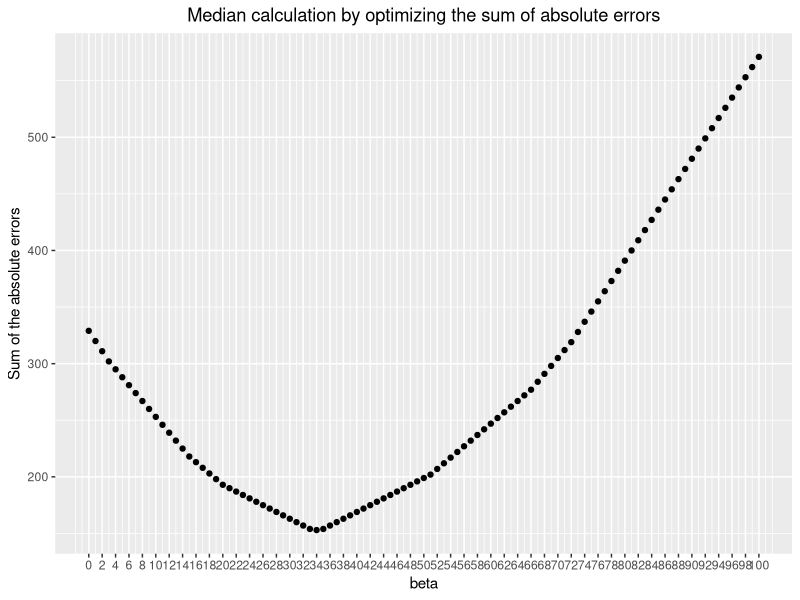

Source code (R):
# Name: Christian Peters

library(testthat)
library(ggplot2)
library(mvtnorm)

# No. 1)
# ======

#' Implementation of the quadratic interpolation optimization algorithm.
#' 
#' @param f     A function that is to be minimized.
#' @param left  The left endpoint of the search interval. It must be numeric.
#' @param right The right endpoint of the search interval. It must be numeric.
#' @param tol   Tolerance threshold. Used to adjust the precision of the optimizer.
#' 
#' @return The arguments of f for which f is minimal in the interval [left, right]
quadratic_interpolation <- function(f, left, right, tol=1e-4) {
  # type checks
  stopifnot(is.function(f), is.numeric(c(left, right)), left<=right, is.numeric(tol))
  
  # calculate initial values
  best <- (left+right)/2
  f_right <- f(right)
  f_left <- f(left)
  f_best <- f(best)
  new <- 1/2 * (f_right * (left**2 - best**2) + f_best*(right**2-left**2) +
                  f_left * (best**2 - right**2)) / (f_right*(left-best) + 
                                                    f_best*(right-left) + 
                                                    f_left * (best-right))
  # iterate until the desired precision is reached
  while (abs(right - left) > tol) {
    f_new <- f(new)
    if (f_new < f_best) {
      tmp <- new
      new <- best
      best <- tmp
      tmp <- f_new
      f_new <- f_best
      f_best <- tmp
    }
    if (new < best) {
      left <- new
      f_left <- f_new
    } else {
      right <- new
      f_right <- f_new
    }
    new_old <- new
    new <- 1/2 * (f_right * (left**2 - best**2) + f_best*(right**2 - left**2) +
                    f_left * (best**2 - right**2)) / (f_right*(left-best) + 
                                                      f_best*(right-left) + 
                                                      f_left * (best-right))
    
    # Also check if new is NA. This occurs when dividing by zero when computing
    # 'new' and can happen if 'left' or 'right' is the minimum.
    if (is.na(new) || isTRUE(all.equal(new, new_old)) || new <= left || new >= right) {
      return(best)
    }
  }
  return(best)
}

#' This function is used to test the quadratic interpolation algorithm.
test_quadratic_interpolation <- function() {
  test_that("Test of the quadratic interpolation algorithm.", {
    # simple quadratic function
    expect_equal(quadratic_interpolation(function(x) x**2, -1, 1), 0, tolerance=1e-4)
    # shifted 4'th degree polynomial
    expect_equal(quadratic_interpolation(function(x) (x-3)**4 + 1, 1, 4), 3, tolerance=1e-4)
    # find pi/2
    expect_equal(quadratic_interpolation(function(x) -sin(x), 1, 2), pi/2, tolerance=1e-4)
    # additional logarithm
    expect_equal(quadratic_interpolation(function(x) log((x+2)**2)+3, -10, 10), -2, tolerance=1e-4)
  })
}

test_quadratic_interpolation()

# No. 2)
# ======

# a)

plotMedianProblem <- function() {
  a <- c(15, 51, 33, 20, 66, 35, 72, 3, 34)
  x <- seq(0, 100, 1)
  print(
    ggplot(data.frame(x=x, y=sapply(x, function(beta) sum(abs(a-beta)))), aes(x=x, y=y)) +
      geom_point() +
      ggtitle("Median calculation by optimizing the sum of absolute errors") +
      scale_x_continuous("beta", breaks=2*0:50) +
      scale_y_continuous("Sum of the absolute errors") +
      theme(plot.title = element_text(hjust = 0.5))
  )
}

plotMedianProblem()

# As we can see, the median is 34 because it minimizes the sum of the absolute errors.

# No. 3)
# ======

#' Implementation of the coordinate descent minimization algorithm.
#' 
#' @param f       The function to minimize.
#' @param start   The starting value.
#' @param tol     The minimal step difference. Used as a stopping condition.
#' @param maxIter The maximum number of iterations.
#' 
#' @return A local minimum of f.
coordinateDescent <- function(f, start, tol=1e-4, maxIter=20) {
  # dimensionality of the search space
  n <- length(start)
  # iteration counter
  curIter <- 1
  
  # initialize starting values
  last <- start
  last_stopCondition <- last
  f_last <- f(last)
  
  # internal value used to locate minima along coordinate axes
  eps <- 1e-6
  repeat {
    # determine k'th unit vector
    k <- 1 + curIter %% n
    e_k <- rep(0, n)
    e_k[k] <- 1
    
    # helper function that determines the endpoint of the search interval along
    # the current unit vector e_k where the sign of direction indicates the
    # search direction (either positive or negative)
    getIntervalEndpoint <- function(direction) {
      curIteration <- 1
      repeat {
        curEndpoint <- curIteration * sign(direction)
        f_new <- f(last + curEndpoint * e_k)
        f_test <- f(last + (curEndpoint - eps * sign(direction)) * e_k)
        if (f_new > f_test) {
          return(curEndpoint)
        }
        # increase the search distance exponentially
        curIteration <- curIteration * 2
      }
    }
    
    # minimize f along the vector
    if (f(last + eps * e_k) > f_last) {
      right <- 0
      left <- getIntervalEndpoint(-1)
    } else {
      left <- 0
      right <- getIntervalEndpoint(1)
    }
    
    # get the optimal step size along the current coordinate by using quadratic
    # interpolation
    ny <- quadratic_interpolation(function(ny) f(last + ny * e_k), left, right)
    last <- last + ny * e_k
    f_last <- f(last)
    
    # check for stop condition once all coordinate directions have been updated
    # once.
    if (curIter %% n == 0) {
      # stop if the last (complete) step was sufficiently small
      if (norm(last - last_stopCondition, type="2") < tol) {
        return(last)  
      }
      
      last_stopCondition <- last
    }
    # also stop if the maximum number of iterations was reached
    if (curIter >= maxIter) {
      return(last)
    }

    curIter <- curIter + 1
  }
}

# This function is used to test the coordinate descent algorithm.
test_coordinateDescent <- function() {
  test_that('Test of the coordinate descent algorithm.', {
    # simple one dimensional function
    expect_equal(coordinateDescent(function(x) (x-3)**2+1, 0), 3, tolerance=1e-4)
    # negative bivariate normal distribution with rho > 0
    expect_equal(coordinateDescent(function(x) -dmvnorm(x, c(1, 2),
                                                        matrix(c(1, 0.5, 0.5, 1),
                                                               nrow=2)),
                                   c(0, 0)),
                 c(1, 2), tolerance=1e-4)
  })
}

test_coordinateDescent()
